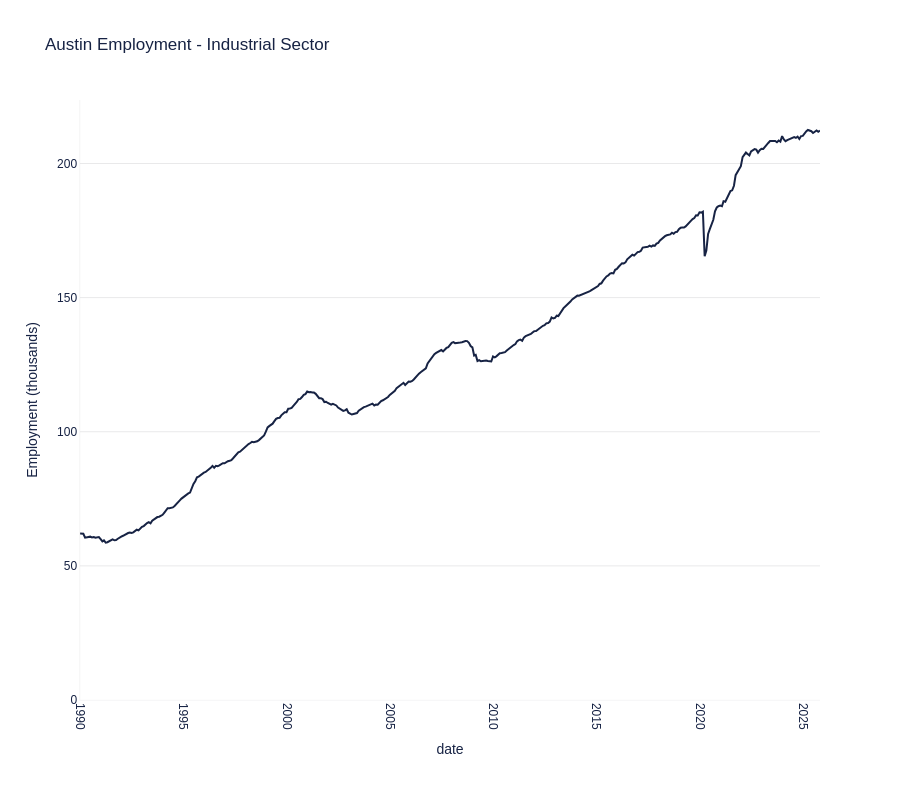

Here is the notebook cell this chart was saved with:
### Markdown cell above
## Chart 2: Austin Employment - Industrial Sector

Tracks employment in Trade, Transportation & Utilities (industrial-related employment)

### Code cell
# Fetch industrial employment data
df_industrial = fetch_fred_series('AUST448TRAD', 'Trade, Transportation & Utilities')

# Create chart
fig = aquila_styled_line_chart(
    df_industrial,
    x='date',
    y='Trade, Transportation & Utilities',
    title='Austin Employment - Industrial Sector',
    height=800
)

fig.update_yaxes(rangemode='tozero', title='Employment (thousands)')

# Save chart
fig.write_html('charts/economic-indicators/austin_employment_industrial.html')
print("✓ Chart saved: austin_employment_industrial.html")

fig.show()

### Figure 1 — Plotly figure (JSON) as saved in the notebook; plotly's stock layout.template omitted (floating-point values rounded to 4 significant figures; data arrays with more than 128 entries replaced by an {"elided": "..."} marker saying what was removed)
{"data": [{"hovertemplate": "date=%{x}<br>Trade, Transportation & Utilities=%{y}<extra></extra>", "legendgroup": "", "line": {"color": "#172344", "dash": "solid"}, "marker": {"symbol": "circle"}, "mode": "lines", "name": "", "orientation": "v", "showlegend": false, "type": "scatter", "x": {"elided": "431 str values"}, "xaxis": "x", "y": {"elided": "431 float values"}, "yaxis": "y"}], "layout": {"font": {"color": "#172344", "family": "Futura LT Pro, Futura, Arial, sans-serif"}, "height": 800, "legend": {"orientation": "h", "title": {"font": {"family": "Futura LT Pro, Futura, Arial, sans-serif"}}, "tracegroupgap": 0, "x": 0.5, "xanchor": "center", "y": -0.25, "yanchor": "bottom"}, "margin": {"b": 100}, "paper_bgcolor": "white", "plot_bgcolor": "white", "title": {"font": {"family": "Futura LT Pro, Futura, Arial, sans-serif"}, "text": "Austin Employment - Industrial Sector"}, "xaxis": {"anchor": "y", "domain": [0, 1], "linecolor": "#e9e9ea", "linewidth": 0.5, "mirror": false, "showgrid": false, "showline": true, "tickangle": 90, "title": {"text": "date"}, "zeroline": false}, "yaxis": {"anchor": "x", "domain": [0, 1], "gridcolor": "#e9e9ea", "linecolor": "#e9e9ea", "linewidth": 0.5, "mirror": false, "rangemode": "tozero", "showgrid": true, "showline": true, "title": {"text": "Employment (thousands)"}, "zeroline": true}}}
